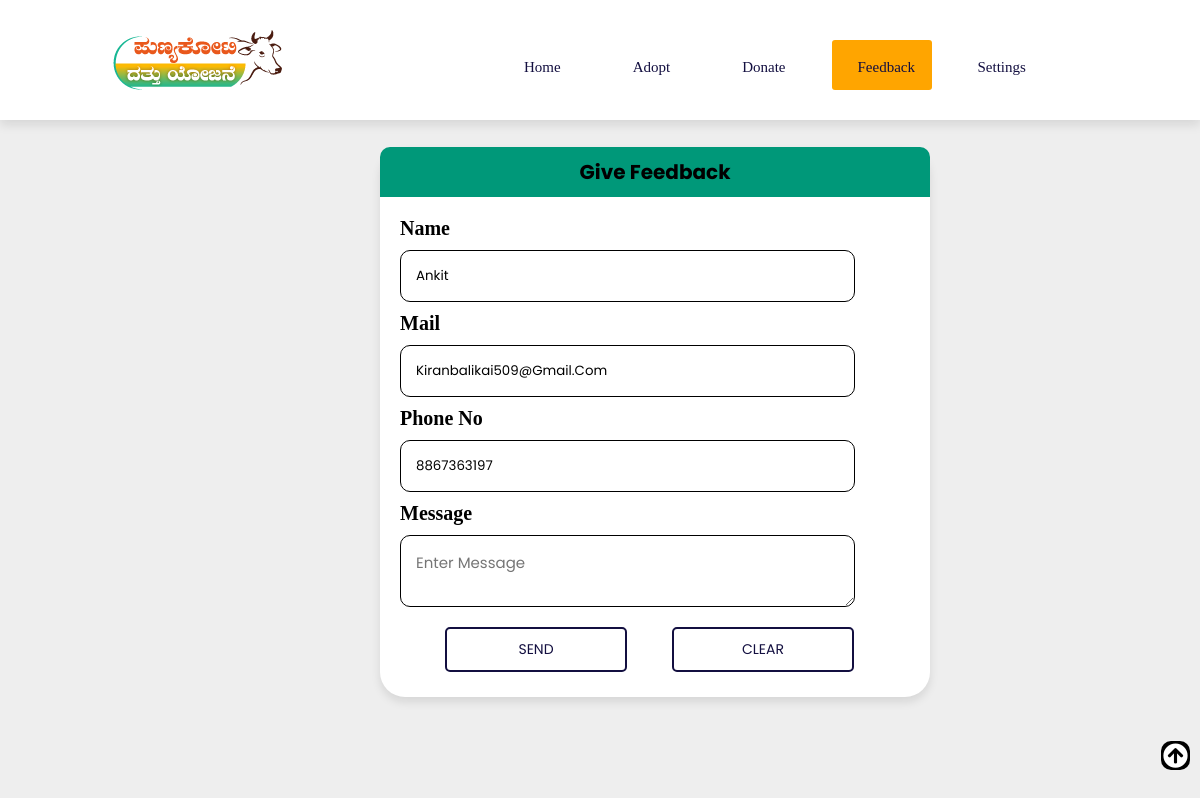
The page /give-feedback.php (signed in) on the database its author committed.
### tables this page shows
CREATE TABLE `users` (
  `fname` varchar(50) DEFAULT NULL,
  `lname` varchar(50) DEFAULT NULL,
  `mail` varchar(50) DEFAULT NULL,
  `phone` varchar(50) NOT NULL,
  `pass` varchar(50) DEFAULT NULL,
  `state` varchar(50) DEFAULT NULL,
  `hint` varchar(50) DEFAULT NULL,
  `gender` varchar(50) DEFAULT NULL
);

### give-feedback.php (the view, shortened to what this page needs)
<?php
$conn=mysqli_connect('localhost','root','','oaa1');
if(isset( $_SESSION['phone']))
{
	$phone=$_SESSION['phone'];
?>
<html>
<head>
<link rel="stylesheet" href="https://cdnjs.cloudflare.com/ajax/libs/font-awesome/5.15.2/css/all.min.css" />
<link href="CSS3/adopt.css" rel="stylesheet" type="text/css" media="all" />
 </head>
 <body>
 <header class="header">
 <a href="#" class="logo"><img src="IMAGES3/Logopny1..png"/></a>
 <nav class="navbar">
 <ul id="menu">
		<li><a href="userh.php">Home</a></li>
		<li ><a href="#">Adopt</a>
		</li>
	<li class=""><a href="donate.php">Donate</a>
		</li>
		<li class="active"><a  href="give-feedback.php">Feedback</a>
		</li>
		<li><a href="">Settings</a>
		</li>
	</ul>
 </nav>
 </header>
     <h2><a class="back-link" href="userh.php"><i class="fa fa-arrow-left"></i></a></h2>
  <?php
$sql1="select * from users where phone='$phone'";
$res=mysqli_query($conn,$sql1);
$row=mysqli_fetch_array($res);
 ?>
<div class="Main-div">
<form method="POST">
		<div class="feedback-header">
         <h3>Give Feedback</h3>
		</div>
        <div class="container">
			<label>Name</label>
			<input class="input-field" type="text" name="name" value="<?php echo $row['fname'];?>" placeholder="Enter Name"/>
			<label>Mail</label>
			<input  class="input-field" type="text" name="mail" value="<?php echo $row['mail'];?>" placeholder="Enter Mail"/>
            <label>Phone No</label>
			<input  class="input-field" type="text" name="phone" value="<?php echo $row['phone'];?>" placeholder="Enter Phone"/>
			<label>Message</label>
			<textarea class="input-field" placeholder="Enter Message" name="message" required ></textarea>
			<input  class="submit-btn" type="submit" name="send" value="SEND"/>
			<input  class="submit-btn" type="reset" name="clear" value="CLEAR"/>
		</div>
		</form>
	  </div>
<button onclick="topFunction()" id="myBtn" title="Go to top"><i class="fa fa-arrow-circle-up"></i></button>
 </body>
 </html>
 <?php
}
else
{
	header('location:../login.php');
}
?>

### adopt.css (style rules this page uses)
:root { --orange:#ff7800; --black:#130f40; --light-color:#666; --box-shadow:0 .5rem 1rem rgba(0,0,0,.1); --border:.2rem solid rgba(0,0,0,.1); --outline:.1rem solid rgba(0,0,0,.1); --outline-hover:.2rem solid var(--black); }
* { font-family:'Poppins', sans-serif; margin:0; padding:0; box-sizing:border-box; outline:none; border:none; text-decoration:none; text-transform:capitalize; transition:all .2s linear; }
html { font-size:62.5%; overflow:hidden; scroll-behavior:smooth; scroll-padding-top:7rem; }
body { background:#eee; max-height:100%; overflow:scroll; }
.header { position:fixed; top:0; left:0; right:0; z-index:1000; display:flex; align-items:center; justify-content:space-between; padding:2rem 9%; background:#fff; box-shadow:var(--box-shadow); }
.header .logo { font-size:1.5rem; font-weight:bolder; color:var(--black); }
.header .navbar a { font-size:1.5rem; margin:0.1rem; color:var(--black); padding:5px; }
nav ul { background:none; width:1000px; margin-top:10px; margin-left:200px; display:inline-flex; font-size:18px; }
nav ul li { list-style:none; margin:10px; padding:10px 20px; font-size:20px; }
nav ul li a { text-decoration:none; font-family:bold; color:white; }
.active,nav ul li:hover { background-color:orange; border-radius:3px; width:100px; text-align:center; height:50%; }
#myBtn { position:fixed; bottom:30px; right:10px; background-color:black; padding:2px; border-radius:10px; font-size:25px; color:white; }
.Main-div { height:550px; width:550px; position:relative; top:100px; left:380px; right:400px; box-shadow:var(--box-shadow); background-color:white; cursor:pointer; border-radius:25px; }
.feedback-header { width:100%; margin-top:0px; background-color:#009879; border-radius:10px 10px 0px 0px; }
.feedback-header h3 { color:black; text-align:center; padding:10px 0px; font-size:20px; }
.container { width:90%; height:300px; padding:20px; }
.container label { width:100%; float:left; color:black; font-size:20px; font-weight:bold; margin-bottom:10px; font-family:'Ysabeau office',sans-serief; }
.container .input-field { width:100%; float:left; padding:15px; border-radius:10px; border:1px solid black; outline:none; margin-bottom:10px; }
::placeholder { color:light-color; font-size:15px; }
.submit-btn { width:40%; float:left; margin-bottom:10px; font-size:20px; margin-right:0px; margin-left:45px; margin-top:1rem; display:inline-block; padding:1rem 2rem; font-size:1.4rem; border-radius:.5rem; border:.2rem solid var(--black); color:var(--black); cursor:pointer; background:none; }
.back-link { color:black; position:relative; left:1000px; top:20px; font-size:40px; font-weight:bold; font-family:monospace; padding:1px; }
.profile-div .p-group .box input,textarea { border:none; border-bottom:1px solid gray; width:250px; }

### rows shown on the page
users: name "Ankit", mail "Kiranbalikai509@gmail.com", phone "8867363197"
